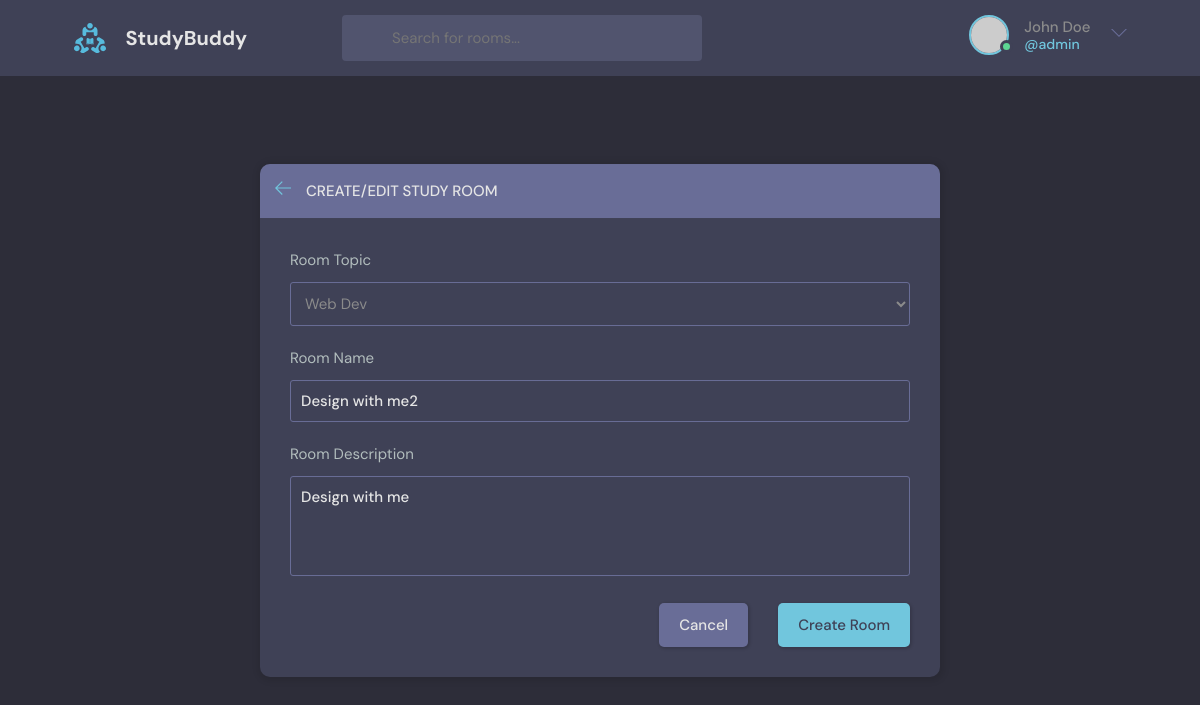
Screenshot of /update-room/2/ (signed in) with the database file from the repository.
### core/models.py (models this page shows, shortened)
class Room(models.Model):
    host = models.ForeignKey(User, on_delete=models.SET_NULL, null=True)
    topic = models.ForeignKey(Topic, on_delete=models.SET_NULL, null=True)
    name = models.CharField(max_length=150)
    description = models.TextField(max_length=500, blank=True, null=True)
    participants = models.ManyToManyField(User, related_name='participants', blank=True)
    created = models.DateTimeField(auto_now_add=True)
    updated = models.DateTimeField(auto_now=True)
    class Meta:
        ordering = ['-updated', '-created']

### core/views.py (the view)
# urls.py: path('update-room/<str:pk>/', views.update_room, name='update-room'),
@login_required(login_url='login')
def update_room(request, pk):
    room_data = Room.objects.get(id=pk)
    form = RoomForm(instance=room_data)
    if request.user != room_data.host:
        return HttpResponse('404')
    if request.method == 'POST':
        form = RoomForm(request.POST, instance=room_data)
        if form.is_valid():
            form.save()
            return redirect('home')
    context = {
        'form': form}
    return render(request, 'room_form.html', context)

### core/forms.py
class RoomForm(ModelForm):
    class Meta:
        model = Room
        fields = '__all__'
        exclude = ['host', 'participants']

### core/models.py (called while the page is built)
    def __str__(self):
        return self.name

### templates/room_form.html (shortened to what this page needs)
{% extends 'base.html' %}
{% block content %}
    <main class="create-room layout">
        <div class="container">
            <div class="layout__box">
                <div class="layout__boxHeader">
                    <div class="layout__boxTitle">
                        <a href="{% url 'home' %}">
                            <svg version="1.1" xmlns="http://www.w3.org/2000/svg" width="32" height="32"
                                 viewBox="0 0 32 32">
                                <title>arrow-left</title>
                                <path
                                        d="M13.723 2.286l-13.723 13.714 13.719 13.714 1.616-1.611-10.96-10.96h27.625v-2.286h-27.625l10.965-10.965-1.616-1.607z">
                                </path>
                            </svg>
                        </a>
                        <h3>Create/Edit Study Room</h3>
                    </div>
                </div>
                <div class="layout__body">
                    <form method="POST">
                        <div class="form__group">
                            <label for="room_name">Room Topic</label>
                            {{ form.topic }}
                        </div>
                        <div class="form__group">
                            <label for="room_name">Room Name</label>
                            {{ form.name }}
                        </div>
                        <div class="form__group">
                            <label for="room_name">Room Description</label>
                            {{ form.description }}
                        </div>
                        <div class="form__action">
                            <a class="btn btn--dark" href="{% url 'create-room' %}">Cancel</a>
                            <button class="btn btn--main" type="submit">Create Room</button>
                        </div>
                    </form>
                </div>
            </div>
        </div>
    </main>
{% endblock content %}

### templates/navbar.html (shortened to what this page needs)
{% load static %}
<header class="header header--loggedIn">
    <div class="container">
        <a href="/" class="header__logo">
            <img src="{% static 'assets/logo.svg' %}" alt=""/>
            <h1>StudyBuddy</h1>
        </a>
        <form class="header__search" method="GET" action="{% url 'home' %}">
            <label>
                <svg xmlns="http://www.w3.org/2000/svg" width="32" height="32" viewBox="0 0 32 32">
                </svg>
                <input name="q" placeholder="Search for rooms..."/>
            </label>
        </form>
        <nav class="header__menu">
            {% if user.is_authenticated %}
                <div class="header__user">
                    <a href="{% url 'edit-user' %}">
                        <div class="avatar avatar--medium active">
                            <img src="https://randomuser.me/api/portraits/men/37.jpg" alt=""/>
                        </div>
                        <p>John Doe <span>@{{ user.username }}</span></p>
                    </a>
                    <button class="dropdown-button">
                        <svg xmlns="http://www.w3.org/2000/svg" width="32" height="32"
                             viewBox="0 0 32 32">
                            <title>chevron-down</title>
                            <path d="M16 21l-13-13h-3l16 16 16-16h-3l-13 13z"></path>
                        </svg>
                    </button>
                </div>
            {% else %}
                <a href="{% url 'login' %}">
                    <img src="{% static 'assets/avatar.svg' %}" alt=""/>
                    <p>Login</p>
                </a>
            {% endif %}
        </nav>
    </div>
</header>

### rows the page displays
Room: topic "Web Dev", name "Design with me2", description "Design with me"

### other values shown
{{ user.username }} "admin"
